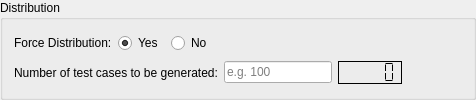
     <widget class="QGroupBox" name="DistributionGroup">
      <property name="title">
       <string>Distribution</string>
      </property>
      <layout class="QGridLayout" name="gridLayout_5">
       <item row="0" column="0">
        <widget class="QLabel" name="ForceLabel">
         <property name="text">
          <string>Force Distribution:</string>
         </property>
        </widget>
       </item>
       <item row="0" column="1">
        <widget class="QRadioButton" name="ForceYes">
         <property name="text">
          <string>Yes</string>
         </property>
         <property name="checked">
          <bool>true</bool>
         </property>
        </widget>
       </item>
       <item row="1" column="0" colspan="3">
        <widget class="QLabel" name="NumbeOfCasesLabel">
         <property name="text">
          <string>Number of test cases to be generated:</string>
         </property>
        </widget>
       </item>
       <item row="1" column="3">
        <widget class="QLineEdit" name="NumberOfCasesText">
         <property name="readOnly">
          <bool>false</bool>
         </property>
         <property name="placeholderText">
          <string>e.g. 100</string>
         </property>
         <property name="clearButtonEnabled">
          <bool>false</bool>
         </property>
        </widget>
       </item>
       <item row="1" column="5">
        <spacer name="horizontalSpacer">
         <property name="orientation">
          <enum>Qt::Horizontal</enum>
         </property>
         <property name="sizeHint" stdset="0">
          <size>
           <width>60</width>
           <height>20</height>
          </size>
         </property>
        </spacer>
       </item>
       <item row="0" column="2">
        <widget class="QRadioButton" name="ForceNo">
         <property name="text">
          <string>No</string>
         </property>
         <property name="checked">
          <bool>false</bool>
         </property>
        </widget>
       </item>
       <item row="1" column="4">
        <widget class="QLCDNumber" name="TotalEstimate">
         <property name="frameShadow">
          <enum>QFrame::Plain</enum>
         </property>
         <property name="segmentStyle">
          <enum>QLCDNumber::Flat</enum>
         </property>
        </widget>
       </item>
      </layout>
     </widget>
